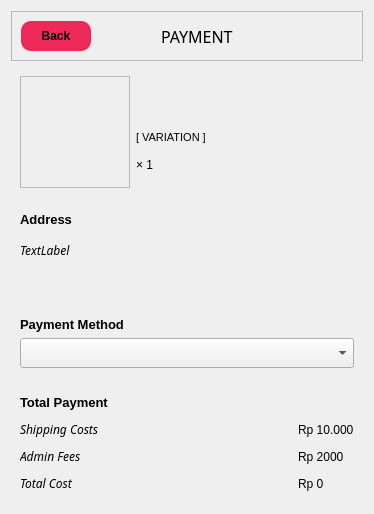
          <widget class="QWidget" name="scrollAreaWidgetContents_2">
           <property name="geometry">
            <rect>
             <x>0</x>
             <y>0</y>
             <width>374</width>
             <height>512</height>
            </rect>
           </property>
           <layout class="QGridLayout" name="gridLayout_10">
            <item row="2" column="0">
             <widget class="QFrame" name="frame_7">
              <property name="maximumSize">
               <size>
                <width>16777215</width>
                <height>100</height>
               </size>
              </property>
              <property name="font">
               <font>
                <family>Segoe UI</family>
               </font>
              </property>
              <property name="styleSheet">
               <string notr="true">background-color: rgb(239, 239, 239);</string>
              </property>
              <property name="frameShape">
               <enum>QFrame::Shape::NoFrame</enum>
              </property>
              <property name="frameShadow">
               <enum>QFrame::Shadow::Raised</enum>
              </property>
              <layout class="QGridLayout" name="gridLayout_12">
               <item row="0" column="0">
                <widget class="QLabel" name="label">
                 <property name="maximumSize">
                  <size>
                   <width>16777215</width>
                   <height>22</height>
                  </size>
                 </property>
                 <property name="font">
                  <font>
                   <pointsize>10</pointsize>
                   <bold>true</bold>
                  </font>
                 </property>
                 <property name="text">
                  <string>Address</string>
                 </property>
                </widget>
               </item>
               <item row="1" column="0">
                <widget class="QFrame" name="frame_8">
                 <property name="minimumSize">
                  <size>
                   <width>0</width>
                   <height>60</height>
                  </size>
                 </property>
                 <property name="maximumSize">
                  <size>
                   <width>16777215</width>
                   <height>60</height>
                  </size>
                 </property>
                 <property name="frameShape">
                  <enum>QFrame::Shape::NoFrame</enum>
                 </property>
                 <property name="frameShadow">
                  <enum>QFrame::Shadow::Raised</enum>
                 </property>
                 <layout class="QGridLayout" name="gridLayout_13">
                  <property name="leftMargin">
                   <number>0</number>
                  </property>
                  <property name="topMargin">
                   <number>9</number>
                  </property>
                  <property name="rightMargin">
                   <number>0</number>
                  </property>
                  <property name="bottomMargin">
                   <number>0</number>
                  </property>
                  <property name="spacing">
                   <number>0</number>
                  </property>
                  <item row="0" column="0">
                   <widget class="QLabel" name="buy_address">
                    <property name="font">
                     <font>
                      <family>Segoe UI Light</family>
                      <italic>true</italic>
                     </font>
                    </property>
                    <property name="text">
                     <string>TextLabel</string>
                    </property>
                    <property name="alignment">
                     <set>Qt::AlignmentFlag::AlignLeading|Qt::AlignmentFlag::AlignLeft|Qt::AlignmentFlag::AlignTop</set>
                    </property>
                   </widget>
                  </item>
                 </layout>
                </widget>
               </item>
              </layout>
             </widget>
            </item>
            <item row="3" column="0">
             <widget class="QFrame" name="frame_9">
              <property name="maximumSize">
               <size>
                <width>16777215</width>
                <height>70</height>
               </size>
              </property>
              <property name="styleSheet">
               <string notr="true">background-color: rgb(239, 239, 239);</string>
              </property>
              <property name="frameShape">
               <enum>QFrame::Shape::NoFrame</enum>
              </property>
              <property name="frameShadow">
               <enum>QFrame::Shadow::Raised</enum>
              </property>
              <layout class="QGridLayout" name="gridLayout_15">
               <item row="0" column="0">
                <widget class="QLabel" name="label_6">
                 <property name="font">
                  <font>
                   <pointsize>10</pointsize>
                   <bold>true</bold>
                  </font>
                 </property>
                 <property name="text">
                  <string>Payment Method</string>
                 </property>
                </widget>
               </item>
               <item row="1" column="0">
                <widget class="QComboBox" name="buy_payment">
                 <property name="minimumSize">
                  <size>
                   <width>0</width>
                   <height>30</height>
                  </size>
                 </property>
                 <property name="maximumSize">
                  <size>
                   <width>16777215</width>
                   <height>30</height>
                  </size>
                 </property>
                </widget>
               </item>
              </layout>
             </widget>
            </item>
            <item row="0" column="0">
             <widget class="QFrame" name="frame_10">
              <property name="minimumSize">
               <size>
                <width>0</width>
                <height>50</height>
               </size>
              </property>
              <property name="maximumSize">
               <size>
                <width>16777215</width>
                <height>50</height>
               </size>
              </property>
              <property name="styleSheet">
               <string notr="true">background-color: rgb(239, 239, 239);</string>
              </property>
              <property name="frameShape">
               <enum>QFrame::Shape::StyledPanel</enum>
              </property>
              <property name="frameShadow">
               <enum>QFrame::Shadow::Raised</enum>
              </property>
              <layout class="QGridLayout" name="gridLayout_14">
               <item row="0" column="1">
                <spacer name="horizontalSpacer_6">
                 <property name="orientation">
                  <enum>Qt::Orientation::Horizontal</enum>
                 </property>
                 <property name="sizeHint" stdset="0">
                  <size>
                   <width>50</width>
                   <height>20</height>
                  </size>
                 </property>
                </spacer>
               </item>
               <item row="0" column="2">
                <widget class="QLabel" name="label_4">
                 <property name="font">
                  <font>
                   <family>Segoe UI Black</family>
                   <pointsize>12</pointsize>
                  </font>
                 </property>
                 <property name="text">
                  <string>PAYMENT</string>
                 </property>
                </widget>
               </item>
               <item row="0" column="0">
                <widget class="QPushButton" name="payment_back">
                 <property name="minimumSize">
                  <size>
                   <width>70</width>
                   <height>30</height>
                  </size>
                 </property>
                 <property name="maximumSize">
                  <size>
                   <width>70</width>
                   <height>30</height>
                  </size>
                 </property>
                 <property name="font">
                  <font>
                   <bold>true</bold>
                  </font>
                 </property>
                 <property name="cursor">
                  <cursorShape>PointingHandCursor</cursorShape>
                 </property>
                 <property name="styleSheet">
                  <string notr="true">background-color: rgb(237, 41, 89);
color: rgb(0, 0, 0);
border-radius: 10px;</string>
                 </property>
                 <property name="text">
                  <string>Back</string>
                 </property>
                 <property name="icon">
                  <iconset resource="../res/resource.qrc">
                   <normaloff>:/icon/icons/icons8-back-500.png</normaloff>:/icon/icons/icons8-back-500.png</iconset>
                 </property>
                 <property name="iconSize">
                  <size>
                   <width>20</width>
                   <height>20</height>
                  </size>
                 </property>
                </widget>
               </item>
               <item row="0" column="3">
                <spacer name="horizontalSpacer_7">
                 <property name="orientation">
                  <enum>Qt::Orientation::Horizontal</enum>
                 </property>
                 <property name="sizeType">
                  <enum>QSizePolicy::Policy::Fixed</enum>
                 </property>
                 <property name="sizeHint" stdset="0">
                  <size>
                   <width>120</width>
                   <height>20</height>
                  </size>
                 </property>
                </spacer>
               </item>
              </layout>
             </widget>
            </item>
            <item row="1" column="0">
             <widget class="QFrame" name="frame_6">
              <property name="minimumSize">
               <size>
                <width>0</width>
                <height>130</height>
               </size>
              </property>
              <property name="maximumSize">
               <size>
                <width>16777215</width>
                <height>130</height>
               </size>
              </property>
              <property name="styleSheet">
               <string notr="true">background-color: rgb(239, 239, 239);</string>
              </property>
              <property name="frameShape">
               <enum>QFrame::Shape::NoFrame</enum>
              </property>
              <property name="frameShadow">
               <enum>QFrame::Shadow::Raised</enum>
              </property>
              <layout class="QGridLayout" name="gridLayout_11">
               <item row="1" column="0" rowspan="3">
                <widget class="QFrame" name="buy_img">
                 <property name="minimumSize">
                  <size>
                   <width>110</width>
                   <height>0</height>
                  </size>
                 </property>
                 <property name="maximumSize">
                  <size>
                   <width>110</width>
                   <height>16777215</height>
                  </size>
                 </property>
                 <property name="frameShape">
                  <enum>QFrame::Shape::StyledPanel</enum>
                 </property>
                 <property name="frameShadow">
                  <enum>QFrame::Shadow::Raised</enum>
                 </property>
                </widget>
               </item>
               <item row="3" column="1">
                <widget class="QLabel" name="buy_amount">
                 <property name="text">
                  <string>× 1</string>
                 </property>
                 <property name="alignment">
                  <set>Qt::AlignmentFlag::AlignLeading|Qt::AlignmentFlag::AlignLeft|Qt::AlignmentFlag::AlignTop</set>
                 </property>
                </widget>
               </item>
               <item row="2" column="1">
                <widget class="QLabel" name="buy_variation">
                 <property name="font">
                  <font>
                   <pointsize>8</pointsize>
                  </font>
                 </property>
                 <property name="text">
                  <string>[ VARIATION ]</string>
                 </property>
                 <property name="alignment">
                  <set>Qt::AlignmentFlag::AlignLeading|Qt::AlignmentFlag::AlignLeft|Qt::AlignmentFlag::AlignVCenter</set>
                 </property>
                </widget>
               </item>
               <item row="1" column="1">
                <widget class="QLabel" name="buy_name">
                 <property name="minimumSize">
                  <size>
                   <width>0</width>
                   <height>40</height>
                  </size>
                 </property>
                 <property name="maximumSize">
                  <size>
                   <width>16777215</width>
                   <height>40</height>
                  </size>
                 </property>
                 <property name="font">
                  <font>
                   <family>Segoe UI Black</family>
                   <pointsize>10</pointsize>
                   <bold>true</bold>
                  </font>
                 </property>
                 <property name="text">
                  <string/>
                 </property>
                 <property name="alignment">
                  <set>Qt::AlignmentFlag::AlignLeading|Qt::AlignmentFlag::AlignLeft|Qt::AlignmentFlag::AlignTop</set>
                 </property>
                 <property name="wordWrap">
                  <bool>true</bool>
                 </property>
                </widget>
               </item>
              </layout>
             </widget>
            </item>
            <item row="4" column="0">
             <widget class="QFrame" name="frame_11">
              <property name="minimumSize">
               <size>
                <width>0</width>
                <height>120</height>
               </size>
              </property>
              <property name="maximumSize">
               <size>
                <width>16777215</width>
                <height>120</height>
               </size>
              </property>
              <property name="styleSheet">
               <string notr="true">background-color: rgb(239, 239, 239);</string>
              </property>
              <property name="frameShape">
               <enum>QFrame::Shape::NoFrame</enum>
              </property>
              <property name="frameShadow">
               <enum>QFrame::Shadow::Raised</enum>
              </property>
              <layout class="QGridLayout" name="gridLayout_16">
               <item row="0" column="0" colspan="3">
                <widget class="QLabel" name="label_7">
                 <property name="font">
                  <font>
                   <pointsize>10</pointsize>
                   <bold>true</bold>
                  </font>
                 </property>
                 <property name="text">
                  <string>Total Payment</string>
                 </property>
                </widget>
               </item>
               <item row="1" column="0">
                <widget class="QLabel" name="label_8">
                 <property name="font">
                  <font>
                   <family>Segoe UI Variable Text</family>
                   <italic>true</italic>
                  </font>
                 </property>
                 <property name="text">
                  <string>Shipping Costs</string>
                 </property>
                </widget>
               </item>
               <item row="1" column="1">
                <spacer name="horizontalSpacer_8">
                 <property name="orientation">
                  <enum>Qt::Orientation::Horizontal</enum>
                 </property>
                 <property name="sizeHint" stdset="0">
                  <size>
                   <width>195</width>
                   <height>19</height>
                  </size>
                 </property>
                </spacer>
               </item>
               <item row="1" column="2">
                <widget class="QLabel" name="shipping_cost">
                 <property name="text">
                  <string>Rp 10.000</string>
                 </property>
                </widget>
               </item>
               <item row="2" column="0">
                <widget class="QLabel" name="label_10">
                 <property name="font">
                  <font>
                   <family>Segoe UI Variable Text</family>
                   <italic>true</italic>
                  </font>
                 </property>
                 <property name="text">
                  <string>Admin Fees</string>
                 </property>
                </widget>
               </item>
               <item row="2" column="1">
                <spacer name="horizontalSpacer_9">
                 <property name="orientation">
                  <enum>Qt::Orientation::Horizontal</enum>
                 </property>
                 <property name="sizeHint" stdset="0">
                  <size>
                   <width>195</width>
                   <height>19</height>
                  </size>
                 </property>
                </spacer>
               </item>
               <item row="2" column="2">
                <widget class="QLabel" name="admin_fees">
                 <property name="text">
                  <string>Rp 2000</string>
                 </property>
                </widget>
               </item>
               <item row="3" column="0">
                <widget class="QLabel" name="label_12">
                 <property name="font">
                  <font>
                   <family>Segoe UI Variable Text</family>
                   <italic>true</italic>
                  </font>
                 </property>
                 <property name="text">
                  <string>Total Cost</string>
                 </property>
                </widget>
               </item>
               <item row="3" column="1">
                <spacer name="horizontalSpacer_10">
                 <property name="orientation">
                  <enum>Qt::Orientation::Horizontal</enum>
                 </property>
                 <property name="sizeHint" stdset="0">
                  <size>
                   <width>195</width>
                   <height>19</height>
                  </size>
                 </property>
                </spacer>
               </item>
               <item row="3" column="2">
                <widget class="QLabel" name="total_cost">
                 <property name="text">
                  <string>Rp 0</string>
                 </property>
                </widget>
               </item>
              </layout>
             </widget>
            </item>
           </layout>
          </widget>
